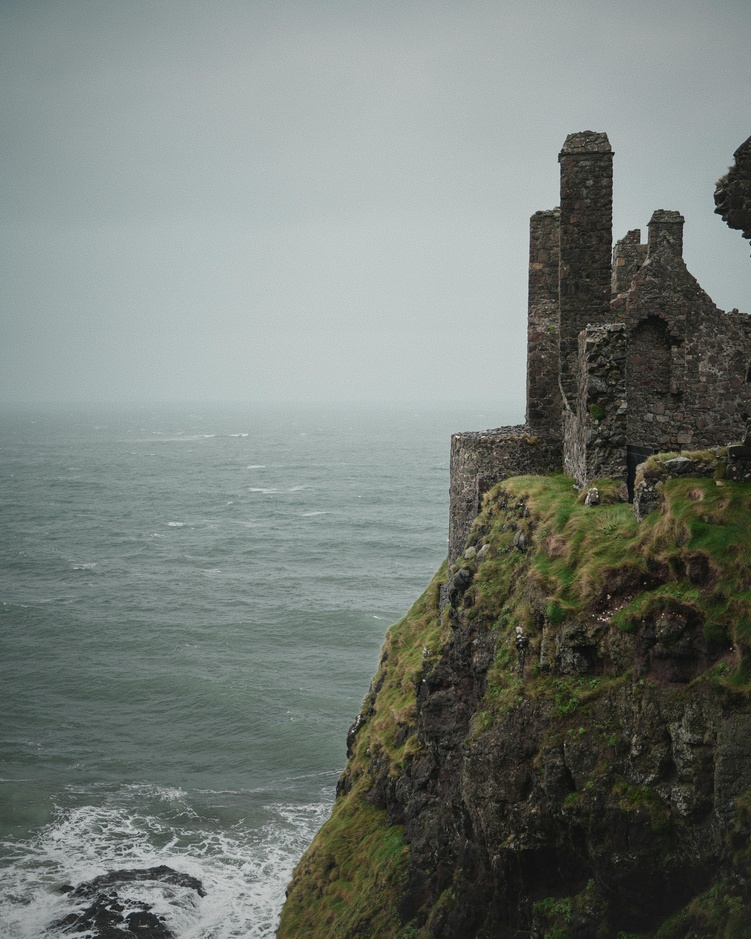
#> input picture PTU/v05_data_aug/input.jpg, 751 x 939 px, shrunk from 4401 x 5501 before the run, found by its file name
$ python v05_2_cv2.py
#> lines starting #> are read from the running program, lines starting #| are printed output that depends on the picture
import cv2
import matplotlib.pyplot as plt

# 1. 이미지 로드
img = cv2.imread("v05_data_aug/input.jpg")
#> img is the input picture: shape (939, 751, 3); mean B, G, R 118.5, 124.1, 117.2

# 2. 이미지 전처리
# 2-1. 이미지 전처리(수평 반전)
img_flipped = cv2.flip(img, 1)
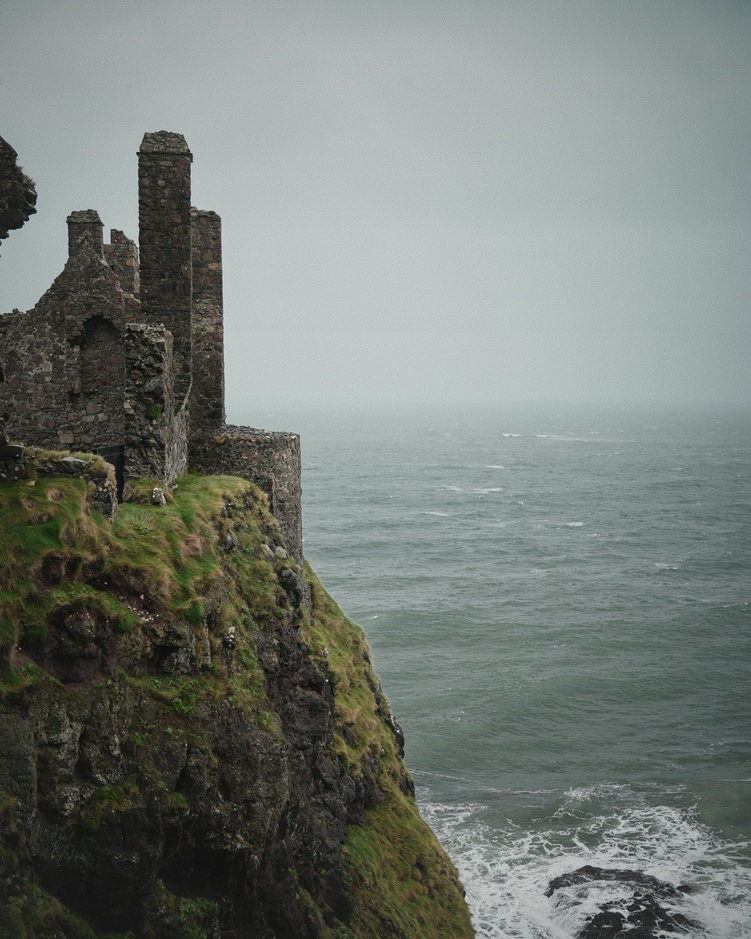
#> img_flipped: shape (939, 751, 3); mean B, G, R 118.5, 124.1, 117.2
# 1 = 수평, 0 = 수직, -1 = 수평+수직

# 2-2. 이미지 전처리(흑백)
img_gray_only = cv2.cvtColor(img, cv2.COLOR_BGR2GRAY)
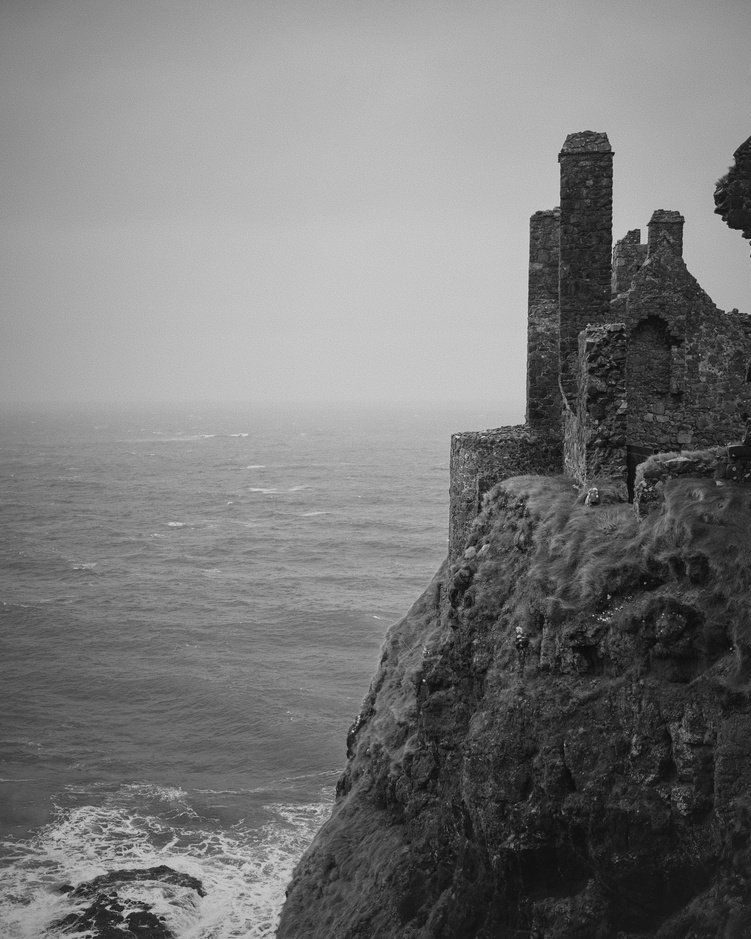
#> img_gray_only: shape (939, 751); min 4, max 232, mean 121.4
img_gray = cv2.cvtColor(img_gray_only, cv2.COLOR_GRAY2BGR)

# 2-3. 이미지 전처리(수평+수직)
img_flipped2 = cv2.flip(img, -1)
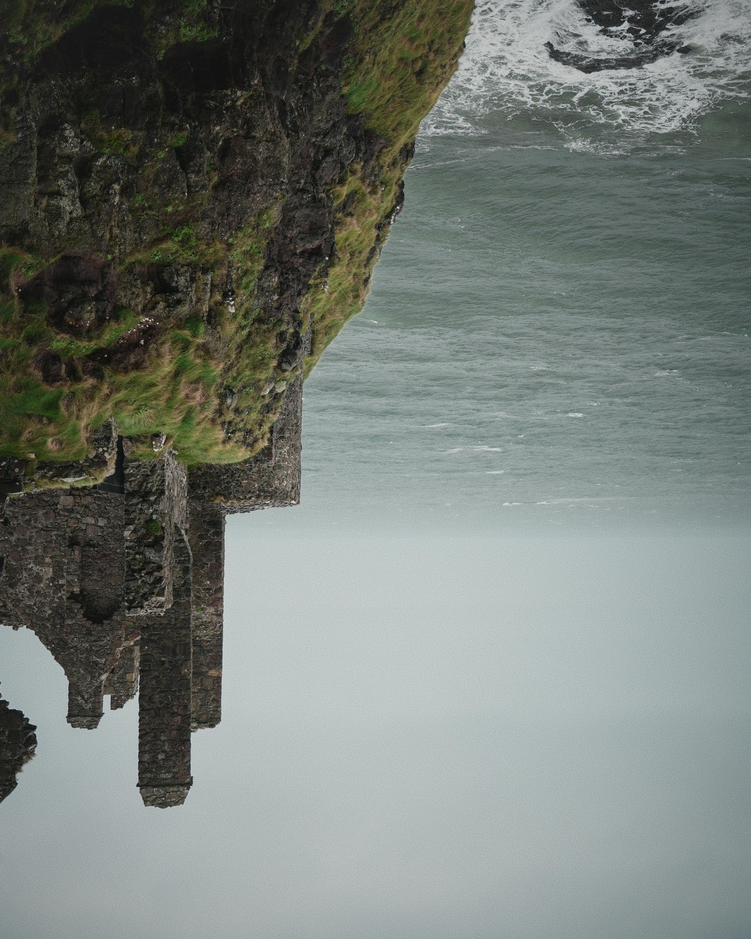
#> img_flipped2: shape (939, 751, 3); mean B, G, R 118.5, 124.1, 117.2


# 3. 이미지 시각화
fig, ax = plt.subplots(2,2, figsize = (10,5))
# 3-1. 원본 이미지
ax[0,0].imshow(cv2.cvtColor(img, cv2.COLOR_BGR2RGB))
ax[0,0].axis('off')
ax[0,0].set_title("Oringinal")

# 3-2. 수평 반전 이미지
ax[0,1].imshow(cv2.cvtColor(img_flipped, cv2.COLOR_BGR2RGB))
ax[0,1].axis('off')
ax[0,1].set_title("Flip")

# 3-3. + 전처리 이미지(흑백)
ax[1,0].imshow(cv2.cvtColor(img_gray, cv2.COLOR_BGR2RGB))
ax[1,0].axis('off')
ax[1,0].set_title("Gray")

# 3-3. 수평 반전 이미지
ax[1,1].imshow(cv2.cvtColor(img_flipped2, cv2.COLOR_BGR2RGB))
ax[1,1].axis('off')
ax[1,1].set_title("Flip2")


plt.show()
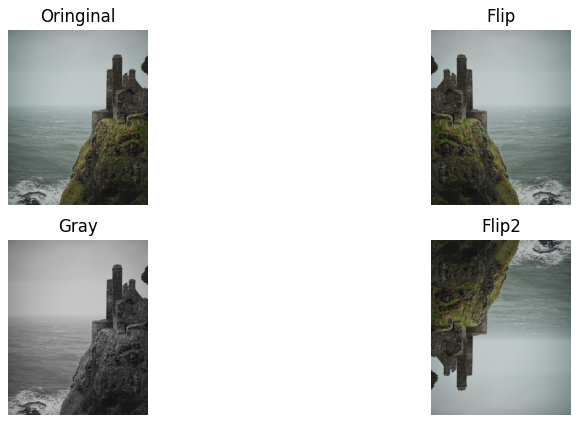
#> figure drawn by matplotlib, 4 panels

# 4. 이미지 저장
cv2.imwrite("./img_flipped.jpg", img_flipped)
cv2.imwrite("./img_gray.jpg", img_gray)
cv2.imwrite("./img_flipped2.jpg", img_flipped2)

print("이미지 저장 완료")
